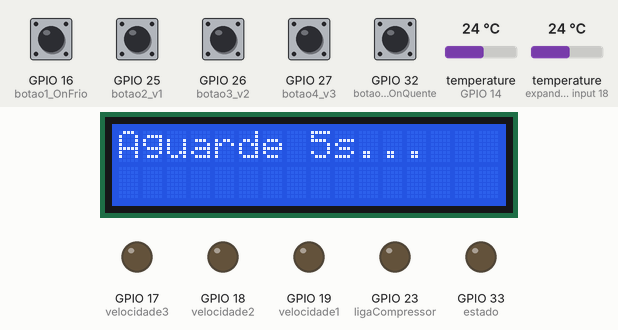
A sketch run on a simulated ESP32. On the bench: 16×2 character LCD, output pins drawn as LEDs (lit = HIGH). Inputs (shaded band) come from the test bench; at power-on: GPIO 16 (botao1_OnFrio), GPIO 25 (botao2_v1), GPIO 26 (botao3_v2), GPIO 27 (botao4_v3), GPIO 32 (botao0_OnQuente) HIGH, temperature (sensors on GPIO 14, expander input 18) 24 °C. What the sketch prints to the serial monitor is not drawn.

Above: at 1.2 s.
1.3 s: temperature (sensor on GPIO 14) set to 4 °C
At 6.9 s:
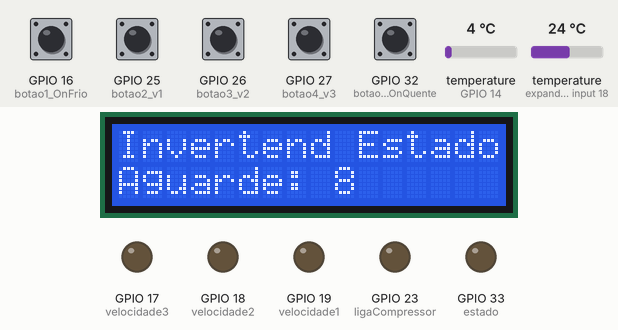
13.2 s: GPIO 16 (botao1_OnFrio) pulled LOW for 3 s
25.1 s: GPIO 27 (botao4_v3) pulled LOW for 3 s
At 28.1 s:
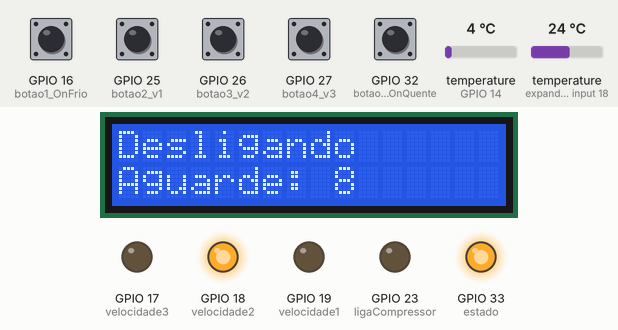
37.0 s: GPIO 32 (botao0_OnQuente) pulled LOW for 3 s
At 49.1 s:
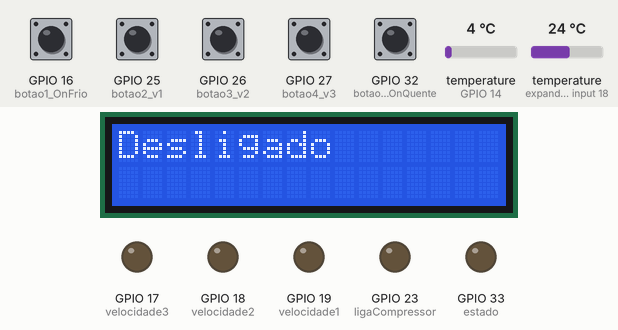
Timing chart, 0 to 49.9 s (numbered marks = the images above; inputs shaded):
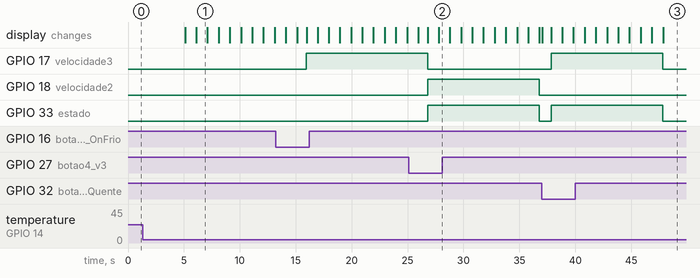

Measured:
- after the input at 25.1 s, GPIO 17 (velocidade3): HIGH → LOW after 1.7 s instead of 11.7 s; GPIO 18 (velocidade2): LOW → HIGH after 1.7 s, → LOW 10.0 s later
- after the input at 37.0 s, GPIO 17 (velocidade3), GPIO 33 (estado): LOW → HIGH after 0.84 s, → LOW 10.0 s later; the display: first changes at once (image 3 shows a later state)
- what the display in image 1 shows lasts 1.0 s, from 6.1 s to 7.1 s

The sketch:

hardware3.1.ino
```cpp
/*
  Criar um segundo código relacionado ao modo calor
    Este código foi feito para gelar, logo ele só desarma compressor quando
    estiver menor ou igual a temperatura desejada
      Já no calor ele vai ter que ser maior ou igual a temperatura desejada
        Criar um código junto
    Temperatura padrão frio = 23 // temperatura padrão quente = 25


        V.4
          Adicionar a plataforma web para poder fazer as alterações dos valores
            Fazer a interação entre o código e o html por meio do /get

*/


//Bibliotecas para o uso do LCD 16x2 I2C
#include <Wire.h>
#include <LiquidCrystal_I2C.h>

//Bibliotecas para o uso do sensor de temperartura 18b20
#include <OneWire.h>
#include <DallasTemperature.h>

//Definição das variáveis e suas respectivas portas responsáveis pelos relés
#define estado 33  //Relé 1
#define ligaCompressor 23   //Relé 2
#define velocidade1 19  //Relé 3
#define velocidade2 18  //Relé 4
#define velocidade3 17  //Relé 5

//Definição das variáveis e suas respectivas portas responsáveis pelos push-buttons
#define botao0_OnQuente 32
#define botao1_OnFrio 16
#define botao2_v1 25
#define botao3_v2 26
#define botao4_v3 27

//Definição da variável e sua respectiva porta responsável pelo sensor de temperartura 18b20
#define sensorTemperatura 14

bool quente = false;
bool frio = false;
bool ligado = false;

int btsEstado0 = LOW;  //Status do botão botao0_OnQuente
int btsEstado1 = LOW;  //Status do botão botao1_OnFrio
int btsEstado2 = LOW;  //Status do botão botao2_v1
int btsEstado3 = LOW;  //Status do botão botao3_v2
int btsEstado4 = LOW;  //Status do botão botao4_v3

int estadoRele1 = LOW;
int estadoRele2 = LOW;
int estadoRele3 = LOW;
int estadoRele4 = LOW;
int estadoRele5 = LOW;

int temperaturaDesejadaFrio = 23;
int temperaturaDesejadaQuente = 25;
int limiteEvaporador = 5;
int controleDiferenca = 2;
int controleLimite = 5;

int somaDiferencaAmbienteFrio = temperaturaDesejadaFrio + controleDiferenca;
int somaDiferencaLimite = limiteEvaporador + controleLimite;

// Variáveis de controle
int veloPadrao = 0;
int controleLcd = 0;
int controleLcd1 = 0;
int contador = 0;
int esperaInicio = 0;
bool auxiliarDeInversao = false;

int guardaBotaoApertado = 0;
/*
a variável guardaBotaoApertado é uma variável que serve para que aconteça inversão
de estados sem ocorrer o desligamento do sistema de forma indesejada

0 --> Neutro
1 --> O Botão anteriormente pressionado foi o botão liga_quente
2 --> O Botão anteriormente pressionado foi o botão liga_frio

*/

LiquidCrystal_I2C lcd(0x27, 16, 2);

OneWire oneWire(sensorTemperatura);
DallasTemperature sensors(&oneWire);

void setup() {
  Serial.begin(115200);
  lcd.init();
  lcd.backlight();

  pinMode(estado, OUTPUT);
  pinMode(ligaCompressor, OUTPUT);
  pinMode(velocidade1, OUTPUT);
  pinMode(velocidade2, OUTPUT);
  pinMode(velocidade3, OUTPUT);

  pinMode(botao0_OnQuente, INPUT_PULLUP);
  pinMode(botao1_OnFrio, INPUT_PULLUP);
  pinMode(botao2_v1, INPUT_PULLUP);
  pinMode(botao3_v2, INPUT_PULLUP);
  pinMode(botao4_v3, INPUT_PULLUP);

  // Inicializa os sensores
  sensors.begin();
}

void loop() {

    if (esperaInicio == 0)  // Se o arCondicionado foi ligado pela primeira vez
    {
        lcd.print("Aguarde 5s...");
        delay(5000);
        lcd.clear();
        esperaInicio = 1;
    }

    if(controleLcd == 0){
        lcd.clear();
        lcd.print("Desligado");
        controleLcd = 1;
        /*int*/ controleLcd1 = 0;
    }

    while (ligado == true)  // PARTE GERAL DO CÓDIGO
    {
        if(veloPadrao == 0){
            estadoRele3 = !estadoRele3;  //Define a velocidade 1 como padrão
            veloPadrao = 1;
        }

        if(controleLcd1 == 0){
            lcd.clear();
            lcd.setCursor(0,0);
            lcd.print("Evaporador:");
            lcd.setCursor(0,1);
            lcd.print("Ambiente:");
            controleLcd1 = 1;
        }

        // Lê as temperaturas dos sensores
        sensors.requestTemperatures();

        // Obtém as temperaturas lidas individualmente pelos endereços dos sensores
        DeviceAddress sensor1Address;
        DeviceAddress sensor2Address;

        sensors.getAddress(sensor1Address, 0);
        sensors.getAddress(sensor2Address, 1);

        float temp1_evaporador = sensors.getTempC(sensor1Address);
        float temp2_ambiente = sensors.getTempC(sensor2Address);

        // Imprime as temperaturas no monitor serial
        lcd.setCursor(11, 0);
        lcd.print(temp1_evaporador);

        lcd.setCursor(11, 1);
        lcd.print(temp2_ambiente);

          btsEstado2 = digitalRead(botao2_v1);
        if (btsEstado2 == HIGH)
        {
            if(estadoRele3 == LOW)
            {
                if (estadoRele4 == HIGH)
                {
                    estadoRele4 = !estadoRele4;
                }

                if (estadoRele5 == HIGH)
                {
                    estadoRele5 = !estadoRele5;
                }
                estadoRele3 = !estadoRele3;
                //delay(200);
            }
        }

          btsEstado3 = digitalRead(botao3_v2);
        if (btsEstado3 == HIGH)
        {
            if(estadoRele4 == LOW)
            {
                if (estadoRele3 == HIGH)
                {
                estadoRele3 = !estadoRele3;
                }

                if (estadoRele5 == HIGH)
                {
                estadoRele5 = !estadoRele5;
                }

                estadoRele4 = !estadoRele4;
                //delay(200);
            }
        }

          btsEstado4 = digitalRead(botao4_v3);
        if (btsEstado4 == HIGH)
        {
            if(estadoRele5 == LOW)
            {
                if (estadoRele3 == HIGH)
                {
                    estadoRele3 = !estadoRele3;
                }

                if (estadoRele4 == HIGH)
                {
                    estadoRele4 = !estadoRele4;
                }

                estadoRele5 = !estadoRele5;
                //delay(200);
            }
        }

        if (frio == true)
        {
            estadoRele1 = LOW;

            if(temp1_evaporador <= limiteEvaporador || temp2_ambiente <= temperaturaDesejadaFrio)
            {
                if(estadoRele2 == HIGH){
                    estadoRele2 = !estadoRele2;
                    somaDiferencaAmbienteFrio = temperaturaDesejadaFrio + controleDiferenca;
                }
            }


            if (temp2_ambiente > somaDiferencaAmbienteFrio)
            {
                if(temp1_evaporador > somaDiferencaLimite)
                {
                    if(estadoRele2 == LOW){
                        estadoRele2 = !estadoRele2;
                    }
                }
            }
        }

        if (quente == true)
        {
            estadoRele1 = HIGH;

            /*if(temp1_evaporador <= limiteEvaporador || temp2_ambiente >= temperaturaDesejadaQuente)
            {
                if(estadoRele2 == HIGH){
                    estadoRele2 = !estadoRele2;
                }
            }

            if (temp2_ambiente > somaDiferencaAmbienteFrio)
            {
                if(temp1_evaporador > somaDiferencaLimite)
                {
                    if(estadoRele2 == LOW){
                        estadoRele2 = !estadoRele2;
                    }
                }
            }*/
        }

        digitalWrite(estado, estadoRele1);
        digitalWrite(velocidade1, estadoRele3);
        digitalWrite(velocidade2, estadoRele4);
        digitalWrite(velocidade3, estadoRele5);
        digitalWrite(ligaCompressor, estadoRele2);

        varLigaDesliga();
        inversao();
        Serial.println(somaDiferencaAmbienteFrio);
    }

    digitalWrite(estado, LOW);
    digitalWrite(velocidade1, LOW);
    digitalWrite(velocidade2, LOW);
    digitalWrite(velocidade3, LOW);
    digitalWrite(ligaCompressor, LOW);

    varLigaDesliga();
    inversao();
    Serial.println(somaDiferencaAmbienteFrio);
}

void varLigaDesliga(){
  btsEstado0 = digitalRead(botao0_OnQuente);
  if (btsEstado0 == HIGH)  // Se o botão de ligar for pressionado
  {
    if (guardaBotaoApertado == 1)
    {
      if(ligado == true){
        auxiliarDeInversao = true;
      }
        ligado = !ligado;
        quente = false;
    }
    else{
      if(guardaBotaoApertado == 0){
        ligado = !ligado;
        quente = true;
      }
      else{
        if(ligado == true){
          auxiliarDeInversao = true;
        }
        quente = true;
      }
    }

    guardaBotaoApertado = 1;  //Define que o botão liga_quente foi pressionado
    frio = false;  //Desliga o compressor no estado frio*/
    /*somaDiferencaAmbienteQuente = somaDiferencaAmbienteQuente - controleDiferenca;*/
    //delay(200);
  }

  btsEstado1 = digitalRead(botao1_OnFrio);
  if (btsEstado1 == HIGH)  // Se o botão de ligar for pressionado
  {
    if (guardaBotaoApertado == 2)
    {
      if(ligado == true){
        auxiliarDeInversao = true;
      }

        ligado = !ligado;
        frio = false;
    }
    else{
      if(guardaBotaoApertado == 0){
        ligado = !ligado;
        frio = true;
      }
      else{
        if(ligado == true){
           auxiliarDeInversao = true;
        }
        frio = true;
      }
    }

    guardaBotaoApertado = 2;  //Define que o botão liga_frio foi pressionado
    quente = false;  //Desliga ou mantém Ligado o estado quente
    somaDiferencaAmbienteFrio = somaDiferencaAmbienteFrio - controleDiferenca;
    Serial.println(somaDiferencaAmbienteFrio);
    //delay(200);
  }
}
void inversao(){
    if (auxiliarDeInversao == true)
    {
        unsigned long tempoEsperaInversao = 10000; // 1 minuto
        unsigned long tempoInicialInversao = millis();
        unsigned int contagemRegressiva = 10;

        auxiliarDeInversao = false;
        controleLcd = 0;
        controleLcd1 = 0;

      if (ligado == true)
      {
        lcd.clear();
        lcd.setCursor(0,0);
        lcd.print("Invertend Estado");
        lcd.setCursor(0,1);
        lcd.print("Aguarde: ");
      }

      if (ligado == false)
      {
        lcd.clear();
        lcd.setCursor(0,0);
        lcd.print("Desligando");
        lcd.setCursor(0,1);
        lcd.print("Aguarde: ");
      }

        while (millis() - tempoInicialInversao < tempoEsperaInversao)
        {
          unsigned int segundosRestantes = (tempoEsperaInversao - (millis() - tempoInicialInversao)) / 1000;
          if (segundosRestantes != contagemRegressiva)
          {
            contagemRegressiva = segundosRestantes;
            lcd.setCursor(9, 1);  // Posição no LCD para exibir a contagem regressiva
            lcd.print(contagemRegressiva);
          }
        }
    }
}
```
